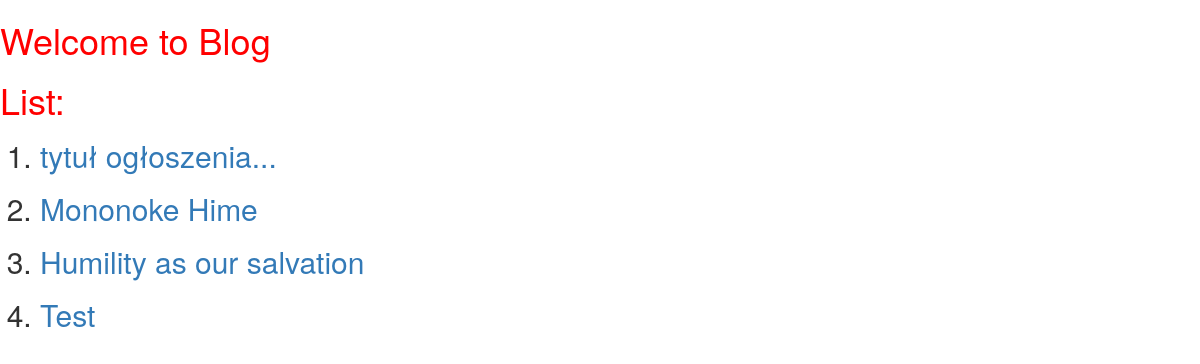
The page /list/ on the database as committed earlier.
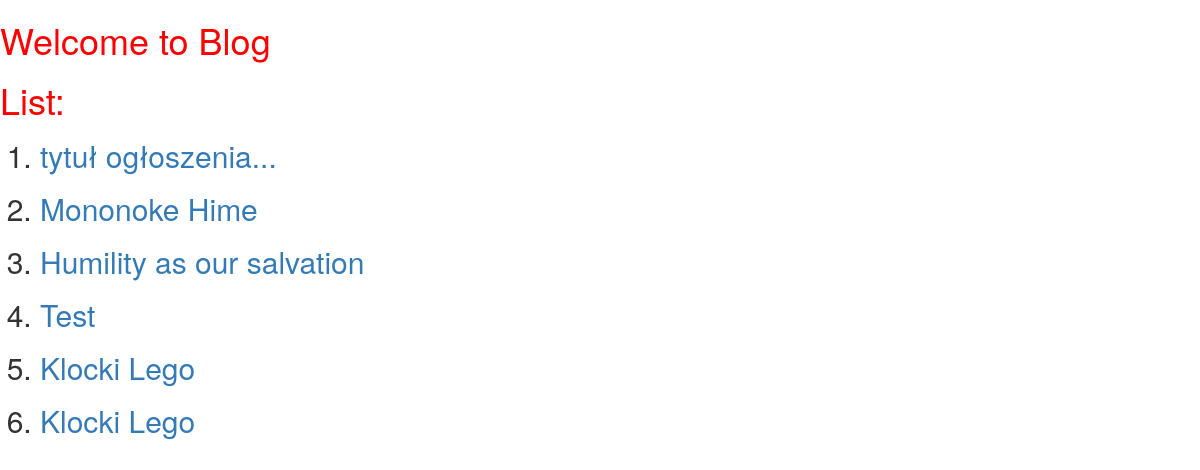
The same page on the database as committed later.
### blog/models.py (models this page shows, shortened)
class Post(models.Model):
    author = models.CharField(max_length=16)
    title = models.CharField(max_length=32)
    text = models.TextField()

### blog/views.py (the view)
# urls.py: path('list/', views.PostListView.as_view(), name='list'),
class PostListView(ListView):
    context_object_name = 'posts'
    model = models.Post

### templates/blog/post_list.html
{% extends 'blog/base.html' %}
{%block pojemnik%}
<h1>List:</h1>
<ol>
  {% for entry in posts %}
    <h2><li><a href="{{ entry.id }}">{{ entry.title }}</a></li></h2>
  {% endfor %}
</ol>
{%endblock%}

Rows that differ between the two databases and show on the page:
added Post: title "Klocki Lego"
added Post: title "Klocki Lego"
